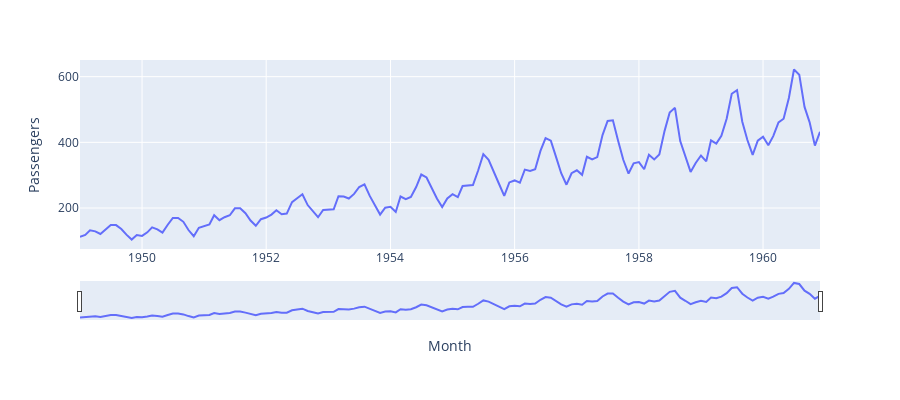

Notebook code cell kept with this figure:
### Code cell
fig = px.line(airline_passengers, x=airline_passengers.index, y='Passengers', height=400)
#fig.update_xaxes(dtick='M1', tickformat='%b %Y', ticklabelmode='period')
#fig.update_xaxes(dtick='M1', tickformat='%Y', ticklabelmode='period')
fig.update_xaxes(rangeslider_visible=True)
fig.show()

### Figure 1 — Plotly figure (JSON) as saved in the notebook; plotly's stock layout.template omitted (floating-point values rounded to 4 significant figures; data arrays with more than 128 entries replaced by an {"elided": "..."} marker saying what was removed)
{"data": [{"hovertemplate": "Month=%{x}<br>Passengers=%{y}<extra></extra>", "legendgroup": "", "line": {"color": "#636efa", "dash": "solid"}, "mode": "lines", "name": "", "orientation": "v", "showlegend": false, "type": "scatter", "x": {"elided": "144 str values"}, "xaxis": "x", "y": {"elided": "144 int values"}, "yaxis": "y"}], "layout": {"height": 400, "legend": {"tracegroupgap": 0}, "margin": {"t": 60}, "xaxis": {"anchor": "y", "domain": [0, 1], "rangeslider": {"visible": true}, "title": {"text": "Month"}}, "yaxis": {"anchor": "x", "domain": [0, 1], "title": {"text": "Passengers"}}}}
